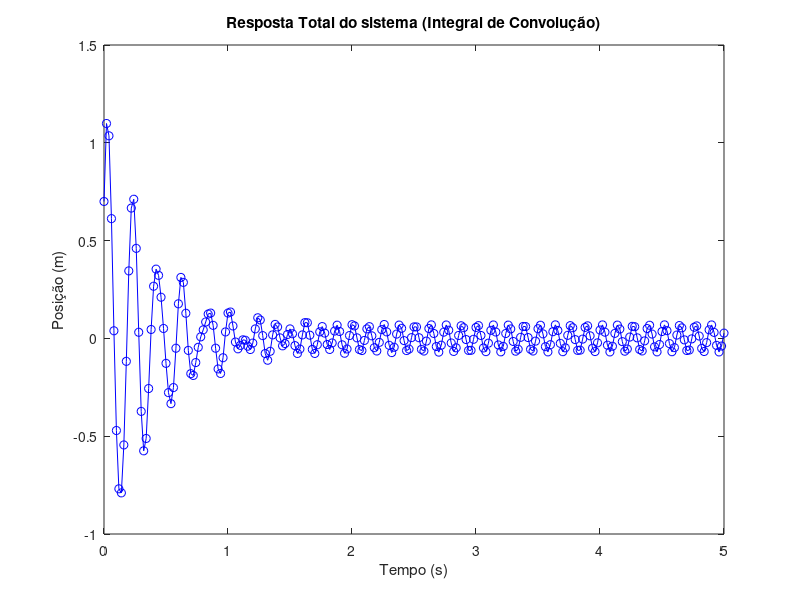

The MATLAB source for this figure:
% Parâmetros do sistema
m = 1;     % massa (kg)
c = 5;     % constante do amortecedor (Ns/m)
k = 1000;  % constante da mola (N/m)


% Condições iniciais
x0 = 0.7;  % posição inicial 0.7(m)
v0 = 30;   % velocidade inicial 30(m/s)

% Função da Força Externa
F = @(t) -100 * cos(50 * t);  % Exemplo: F(t) = -100*cos(50t)

% Tempo de simulação
t_start = 0;
t_end = 5;
dt = 0.02;
t = t_start:dt:t_end;

% Frequência natural do sistema
omega_n = sqrt(k / m);

% Fator de amortecimento
xi = c / (2 * sqrt(m * k));

% Resposta homogênea
omega_d = omega_n * sqrt(1 - xi^2);

Green = @(t) exp(-xi*omega_n*t)/(m*omega_d).*sin(omega_d*t);

% Cálculo da resposta total pela integral de convolução

xp = dt*conv(Green(t),F(t));
xp = xp(1:length(t));


% Cálculo de c1 e c2
%diff: Função para calcular diferenças forward e, com isso, calcular a derivada

c1 = x0 - xp(1);
derxp = diff(xp)/dt;
c2 = (v0 - derxp(1)+xi*omega_n*c1)/omega_d;
x_hom = @(t) exp(-xi * omega_n * t) .* (c1 * cos(omega_d * t) + c2 * sin(omega_d * t));
x = x_hom(t) + xp;

%TESTE:
%
%teste_funct = m*diff(diff(x))/dt^2 + c*diff(x)(1:length(x)-2)/dt + k*(x)(1:length(x)-2);
%plot(t(1:length(t)-2),abs(teste_funct-F(t)(1:length(t)-2)),'bo-');
%
%O plot acima mostra a diferença em módulo entre " mx'' + cx' + kx " e " F(t) "
%Observa-se que o plot diminui em valor conforme dt diminui
%Se dt = 0.02, o valor máximo do plot é por volta de 530
%Se dt = 0.0001, o valor máximo do plot é por volta de 2.8
%
%O código abaixo mostra os valores de x0 e v0 esperados assim como seus valores
%obtidos pela x(t) calculada.
%
%x0
%v0
%disp(["x(0) = "  num2str(x(1))])
%disp(["x'(0) = " , num2str((diff(x)/dt)(1))]);


% Plot da resposta total
figure;
plot(t,x,'bo-');
xlabel('Tempo (s)');
ylabel('Posição (m)');
title('Resposta Total do sistema (Integral de Convolução)');
